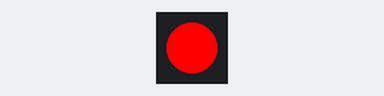
Bench run of a sketch on a simulated Arduino Uno, built with avr-gcc and run on an emulated ATmega328P. Shown: 1 RGB LEDs in strip order, left to right.

Above: at 0.5 s.
At 2.5 s:
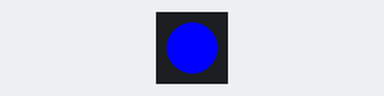
At 5.5 s:
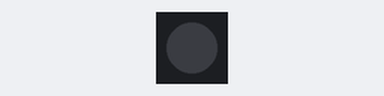
At 8.5 s:
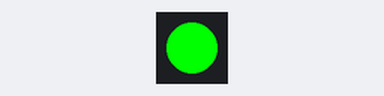
Timing chart, 0 to 9.1 s (numbered marks = the images above):
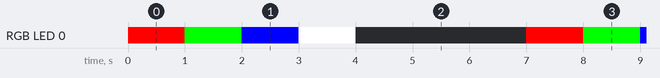

Measured:
- by itself, RGB LED 0: repeats every 7.0 s: RGB(0, 255, 0) 1.0 s, RGB(0, 0, 255) 1.0 s, RGB(255, 255, 255) 1.0 s, off 3.0 s, RGB(255, 0, 0) 1.0 s
- by itself, everything shown: repeats every 7.0 s, in 5 steps

The sketch:

RGBLedExample.ino
```cpp
/*
* RGB LED Example for LilyGo T5 Board 1.02 Inch
*
* Libs:
* Adafruit NEO Pixel - https://github.com/adafruit/Adafruit_NeoPixel
*
* Inspired by  LilyGo Ink Screen Series u8g2Fonts Test - Created by Kaibin he
* Adapted by Stefan Fambach visit http://www.fambach.net if you want
*/
#include <Arduino.h>

#define ADC_PIN                 (35)
#define RGB_STRIP_PIN           (4)
#define RGB_STRIP_COUNT         (1)
#include <Adafruit_NeoPixel.h>
Adafruit_NeoPixel strip(RGB_STRIP_COUNT, RGB_STRIP_PIN, NEO_GRBW + NEO_KHZ800);

/** show the 4 different colors R,G,B,W
*/
void stripTest(){
    int i = 0;
    uint32_t color[] = {0xFF0000, 0x00FF00, 0x0000FF, 0xFFFFFF,0x000000};
    while (i < 5) {

        strip.setPixelColor(0, color[i]);
        strip.show();
        delay(1000);
        i++;
    }
    strip.setPixelColor(0, 0);
    strip.show();
}

void setup() {

    // setup strip
    strip.begin();
    strip.setPixelColor(0, 0);
    strip.show();
}

void loop()
{
    stripTest();
    delay(2000);
}
```
